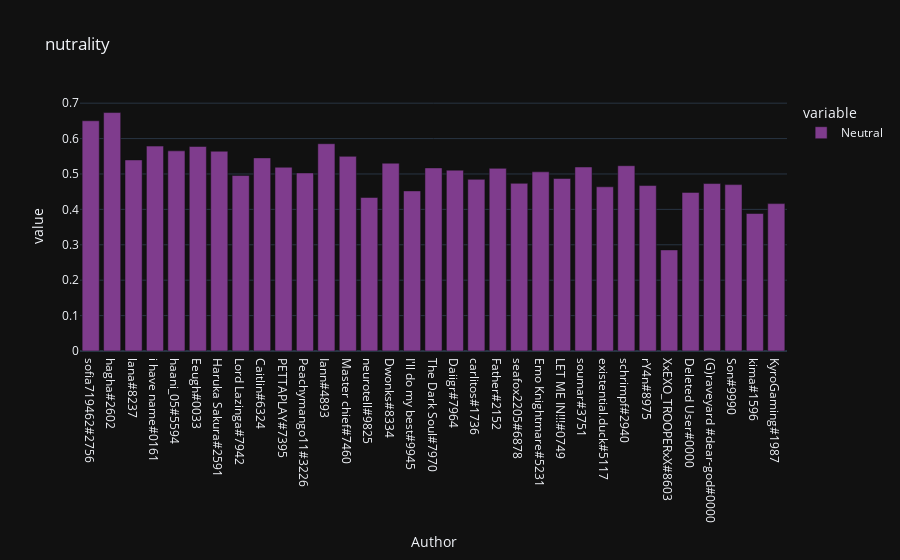

The notebook cell this image was saved under:
### Code cell
import plotly.express as px
df.sort_values(by=['Neutral'], inplace=False)
fig = px.bar(df, x='Author', y=['Neutral'],template = "plotly_dark",color_discrete_sequence=px.colors.qualitative.Bold, title='nutrality')
fig.show()

### Figure 1 — Plotly figure (JSON) as saved in the notebook; plotly's stock layout.template omitted (floating-point values rounded to 4 significant figures)
{"data": [{"alignmentgroup": "True", "hovertemplate": "variable=Neutral<br>Author=%{x}<br>value=%{y}<extra></extra>", "legendgroup": "Neutral", "marker": {"color": "rgb(127, 60, 141)", "pattern": {"shape": ""}}, "name": "Neutral", "offsetgroup": "Neutral", "orientation": "v", "showlegend": true, "textposition": "auto", "type": "bar", "x": ["sofia719462#2756", "hagha#2602", "lana#8237", "i have name#0161", "haani_05#5594", "Eeugh#0033", "Haruka Sakura#2591", "Lord Lazinga#7942", "Caitlin#6324", "PETTAPLAY#7395", "Peachymango11#3226", "Iann#4893", "Master chief#7460", "neurotell#9825", "Dwonks#8334", "I'll do my best#9945", "The Dark Soul#7970", "Daiigr#7964", "carlitos#1736", "Father#2152", "seafox2205#6878", "Emo Knightmare#5231", "LET ME IN!!!#0749", "soumar#3751", "existential.duck#5117", "schrimpf#2940", "rY4n#8975", "XxEXO_TROOPERxX#8603", "Deleted User#0000", "(G)raveyard #dear-god#0000", "Son#9990", "kima#1596", "KyroGaming#1987"], "xaxis": "x", "y": [0.6503, 0.6735, 0.5397, 0.5787, 0.5653, 0.5778, 0.5643, 0.4956, 0.5455, 0.519, 0.503, 0.5855, 0.5498, 0.4335, 0.5305, 0.4522, 0.5172, 0.5108, 0.4849, 0.5159, 0.4736, 0.5061, 0.4874, 0.5198, 0.4638, 0.5234, 0.4673, 0.2855, 0.4479, 0.4729, 0.47, 0.3883, 0.4163], "yaxis": "y"}], "layout": {"barmode": "relative", "legend": {"title": {"text": "variable"}, "tracegroupgap": 0}, "title": {"text": "nutrality"}, "xaxis": {"anchor": "y", "domain": [0, 1], "title": {"text": "Author"}}, "yaxis": {"anchor": "x", "domain": [0, 1], "title": {"text": "value"}}}}
